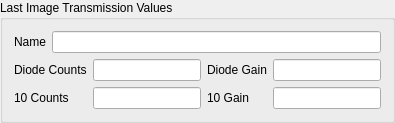
        <widget class="QGroupBox" name="groupBox_3">
         <property name="title">
          <string>Last Image Transmission Values </string>
         </property>
         <layout class="QVBoxLayout" name="verticalLayout">
          <item>
           <layout class="QHBoxLayout" name="horizontalLayout_2">
            <item>
             <widget class="QLabel" name="label_34">
              <property name="text">
               <string>&lt;html&gt;&lt;head/&gt;&lt;body&gt;&lt;p&gt;Name&lt;/p&gt;&lt;/body&gt;&lt;/html&gt;</string>
              </property>
             </widget>
            </item>
            <item>
             <widget class="caTextEntry" name="catextentry_66">
              <property name="channel" stdset="0">
               <string notr="true">9idcLAX:USAXS_Pin:sampleTitle</string>
              </property>
              <property name="background">
               <color>
                <red>115</red>
                <green>215</green>
                <blue>253</blue>
               </color>
              </property>
              <property name="colorMode">
               <enum>caLineEdit::Static</enum>
              </property>
             </widget>
            </item>
           </layout>
          </item>
          <item>
           <layout class="QHBoxLayout" name="horizontalLayout_4">
            <item>
             <layout class="QFormLayout" name="formLayout_2">
              <item row="0" column="0">
               <widget class="QLabel" name="label_35">
                <property name="text">
                 <string>&lt;html&gt;&lt;head/&gt;&lt;body&gt;&lt;p&gt;Diode Counts&lt;/p&gt;&lt;/body&gt;&lt;/html&gt;</string>
                </property>
               </widget>
              </item>
              <item row="0" column="1">
               <widget class="caTextEntry" name="catextentry_69">
                <property name="channel" stdset="0">
                 <string notr="true">9idcLAX:USAXS_Pin:Pin_TrPD.VAL</string>
                </property>
                <property name="background">
                 <color>
                  <red>115</red>
                  <green>215</green>
                  <blue>253</blue>
                 </color>
                </property>
                <property name="colorMode">
                 <enum>caLineEdit::Static</enum>
                </property>
               </widget>
              </item>
              <item row="1" column="0">
               <widget class="QLabel" name="label_37">
                <property name="text">
                 <string>&lt;html&gt;&lt;head/&gt;&lt;body&gt;&lt;p&gt;10 Counts&lt;/p&gt;&lt;/body&gt;&lt;/html&gt;</string>
                </property>
               </widget>
              </item>
              <item row="1" column="1">
               <widget class="caTextEntry" name="catextentry_67">
                <property name="channel" stdset="0">
                 <string notr="true">9idcLAX:USAXS_Pin:Pin_TrI0.VAL</string>
                </property>
                <property name="background">
                 <color>
                  <red>115</red>
                  <green>215</green>
                  <blue>253</blue>
                 </color>
                </property>
                <property name="colorMode">
                 <enum>caLineEdit::Static</enum>
                </property>
               </widget>
              </item>
             </layout>
            </item>
            <item>
             <layout class="QFormLayout" name="formLayout_3">
              <item row="0" column="0">
               <widget class="QLabel" name="label_39">
                <property name="text">
                 <string>&lt;html&gt;&lt;head/&gt;&lt;body&gt;&lt;p&gt;Diode Gain&lt;/p&gt;&lt;/body&gt;&lt;/html&gt;</string>
                </property>
               </widget>
              </item>
              <item row="0" column="1">
               <widget class="caTextEntry" name="catextentry_70">
                <property name="channel" stdset="0">
                 <string notr="true">9idcLAX:USAXS_Pin:Pin_TrPDgain.VAL</string>
                </property>
                <property name="background">
                 <color>
                  <red>115</red>
                  <green>215</green>
                  <blue>253</blue>
                 </color>
                </property>
                <property name="colorMode">
                 <enum>caLineEdit::Static</enum>
                </property>
               </widget>
              </item>
              <item row="1" column="0">
               <widget class="QLabel" name="label_36">
                <property name="text">
                 <string>&lt;html&gt;&lt;head/&gt;&lt;body&gt;&lt;p&gt;10 Gain&lt;/p&gt;&lt;/body&gt;&lt;/html&gt;</string>
                </property>
               </widget>
              </item>
              <item row="1" column="1">
               <widget class="caTextEntry" name="catextentry_68">
                <property name="channel" stdset="0">
                 <string notr="true">9idcLAX:USAXS_Pin:Pin_TrI0gain.VAL</string>
                </property>
                <property name="background">
                 <color>
                  <red>115</red>
                  <green>215</green>
                  <blue>253</blue>
                 </color>
                </property>
                <property name="colorMode">
                 <enum>caLineEdit::Static</enum>
                </property>
               </widget>
              </item>
             </layout>
            </item>
           </layout>
          </item>
         </layout>
        </widget>
